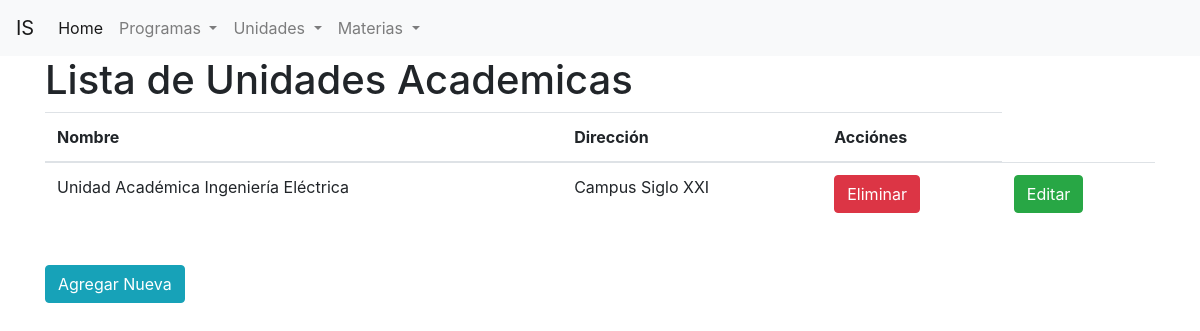
Before: /unidades/ with the older database file.
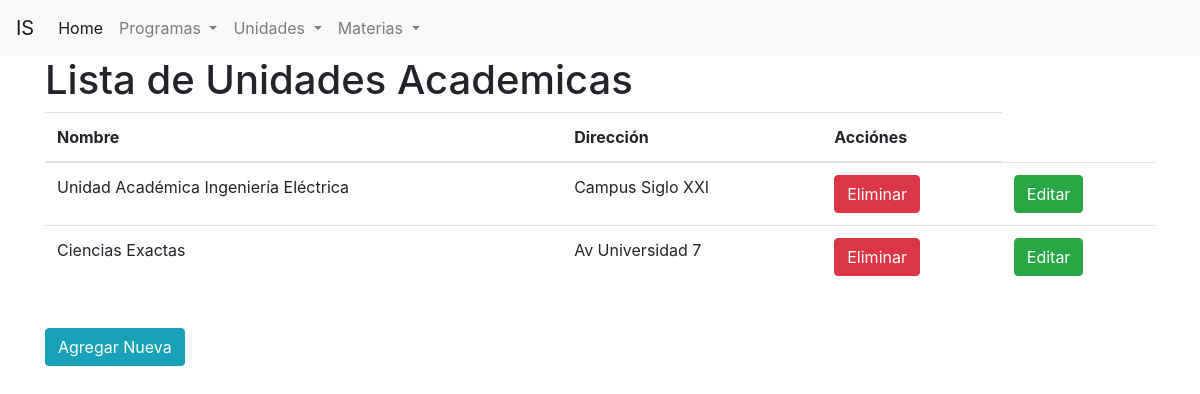
After: the same page with the newer database file.
### unidades_academicas/models.py (models this page shows, shortened)
class UnidadAcademica(models.Model):
    nombre = models.CharField('Nombre', max_length=200)
    direccion = models.CharField('Dirección', max_length=350, default='sin dirección')

### unidades_academicas/views.py (the view)
def lista_unidades(request):
    contexto = {'Unidades':UnidadAcademica.objects.all()}
    return render(request, 'lista_unidades.html', contexto)

### unidades_academicas/templates/lista_unidades.html (shortened to what this page needs)
{% extends 'base.html' %}
{% block contenido %}
    <h1> Lista de Unidades Academicas</h1>
    <table class="table">
        <thead>
            <tr>
                <th>Nombre</th>
                <th>Dirección</th>
                <th>Acciónes</th>
            </tr>
        </thead>
        <tbody>
            {% for unidad in Unidades %}
                <tr>
                    <td> {{unidad.nombre}}</td>
                    <td> {{unidad.direccion}}</td>
                    <td><a class="btn btn-danger"   href="{% url 'eliminar_unidad' unidad.nombre %}"> Eliminar </a></td>
                    <td><a class="btn btn-success"   href="{% url 'editar_unidad' unidad.nombre %}"> Editar </a></td>
                </tr>
            {% endfor %}
        </tbody>
    </table>
    <br>
    <a class="btn btn-info"  href="agregar"> Agregar Nueva</a>
{% endblock contenido %}

Changed rows visible on the page:
added UnidadAcademica: nombre "Ciencias Exactas", direccion "Av Universidad 7"
